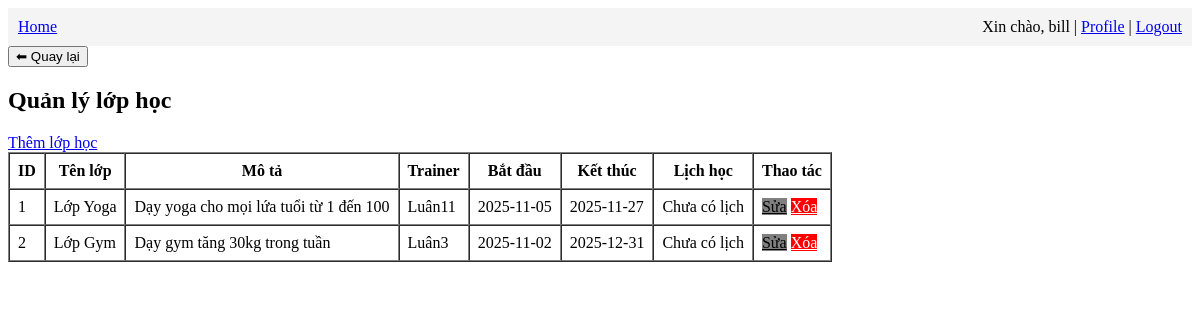
The page /admin/manage_classes (signed in) on the database as committed earlier.
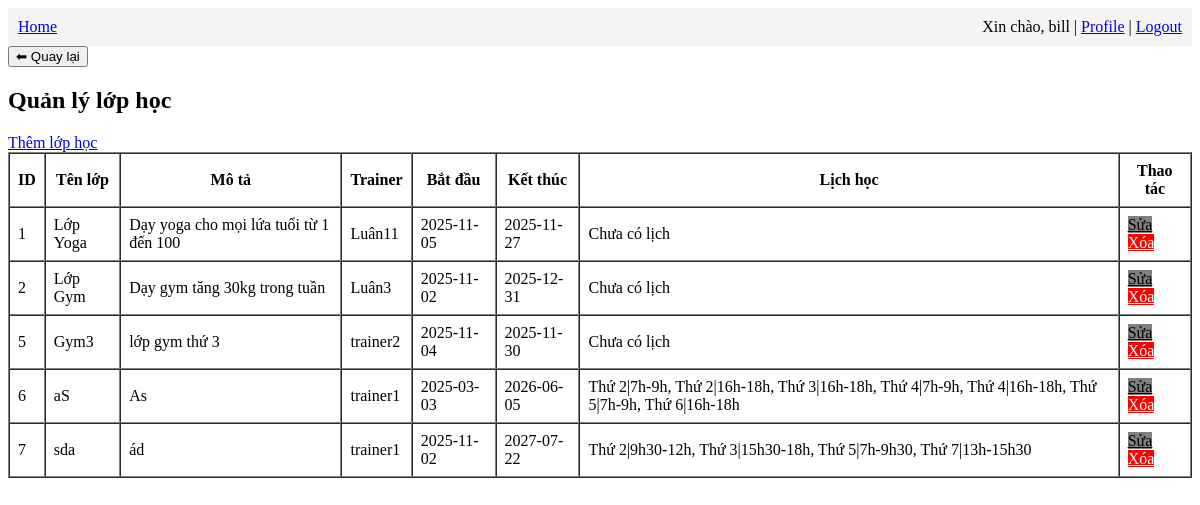
The same page on the database as committed later.
### app/models.py (models this page shows, shortened)
class User(UserMixin, db.Model):
    id: so.Mapped[int] = so.mapped_column(primary_key=True)
    username: so.Mapped[str] = so.mapped_column(sa.String(64), index=True,unique=True)
    email: so.Mapped[str] = so.mapped_column(sa.String(120), index=True,unique=True)
    password_hash: so.Mapped[Optional[str]] = so.mapped_column(sa.String(256))
    role = db.Column(db.String(20), default=Role.MEMBER)

class Class(db.Model):
    id = db.Column(db.Integer, primary_key=True)
    name = db.Column(db.String(128), nullable=False)
    description = db.Column(db.Text)
    trainer_name = db.Column(db.String(128))
    start_date = db.Column(db.Date)
    end_date = db.Column(db.Date)
    schedule = db.Column(db.Text)

### app/admin/routes.py (the view)
@bp.route('/manage_classes')
@login_required
def manage_classes():
    classes = Class.query.all()
    return render_template('admin/manage_classes.html', classes=classes)

### app/models.py (called while the page is built)
@login.user_loader
def load_user(id):
    return db.session.get(User, int(id))

### app/admin/templates/admin/manage_classes.html (shortened to what this page needs)
{% extends "base.html" %}
{% block content %}
<div class="container mt-4">
    <h2 class="text-center mb-4">Quản lý lớp học</h2>
    <div class="text-end mb-3">
        <a href="{{ url_for('admin.add_class') }}" class="btn btn-success">Thêm lớp học</a>
    </div>
    <table class="table table-bordered table-striped" border="1" cellpadding="8" cellspacing="0">
        <thead class="table-dark">
            <tr>
                <th>ID</th>
                <th>Tên lớp</th>
                <th>Mô tả</th>
                <th>Trainer</th>
                <th>Bắt đầu</th>
                <th>Kết thúc</th>
                <th>Lịch học</th>
                <th>Thao tác</th>
            </tr>
        </thead>
        <tbody>
            {% for class in classes %}
            <tr>
                <td>{{ class.id }}</td>
                <td>{{ class.name }}</td>
                <td>{{ class.description }}</td>
                <td>{{ class.trainer_name }}</td>
                <td>{{ class.start_date or '' }}</td>
                <td>{{ class.end_date or '' }}</td>
                <td>
                    {% if class.schedule %}
                        {{ class.schedule.replace(",", ", ") }}
                    {% else %}
                        Chưa có lịch
                    {% endif %}
                </td>
                <td>
                    <a href="{{ url_for('admin.edit_class', class_id=class.id) }}" class="btn btn-warning btn-sm" style="background:gray;color:black;">Sửa</a>
                    <a href="{{ url_for('admin.delete_class', class_id=class.id) }}" class="btn btn-danger btn-sm" style="background:red;color:white;">Xóa</a>
                </td>
            </tr>
            {% else %}
            <tr>
                <td colspan="7" class="text-center">Chưa có lớp học nào.</td>
            </tr>
            {% endfor %}
        </tbody>
    </table>
</div>
{% endblock %}

### app/templates/base.html (shortened to what this page needs)
<!DOCTYPE html>
<html lang="en">
<head>
  <link rel="stylesheet" href="{{ url_for('static', filename='styles.css') }}">
</head>
<body>
  <nav style="background-color: #f4f4f4; padding: 10px;">
    <a href="{{ url_for('main.home') }}">Home</a>
    {% if current_user.is_authenticated %}
    <div style="float: right;">
        <span>Xin chào, {{ current_user.username }} | </span>
        <a href="{{ url_for('main.profile') }}">Profile</a> |
        <a href="{{ url_for('auth.logout') }}">Logout</a>
    </div>
    {% endif %}
  </nav>
  <div class="container">
    <button onclick="window.history.back()" class="btn-back">⬅ Quay lại</button>
    {% block content %}{% endblock %}
  </div>
</body>
</html>

Rows that differ between the two databases and show on the page:
added Class: id "5", name "Gym3", description "lớp gym thứ 3", trainer_name "trainer2", start_date "2025-11-04", end_date "2025-11-30", shows "Chưa có lịch"
added Class: id "6", name "aS", description "As", trainer_name "trainer1", start_date "2025-03-03", end_date "2026-06-05", schedule.replace "Thứ 2|7h-9h, Thứ 2|16h-18h, Thứ 3|16h-18h, Thứ 4|7h-9h, Thứ 4|16h-18h, Thứ 5|7h-9h, Thứ 6|16h-18h"
added Class: id "7", name "sda", description "ád", trainer_name "trainer1", start_date "2025-11-02", end_date "2027-07-22", schedule.replace "Thứ 2|9h30-12h, Thứ 3|15h30-18h, Thứ 5|7h-9h30, Thứ 7|13h-15h30"
